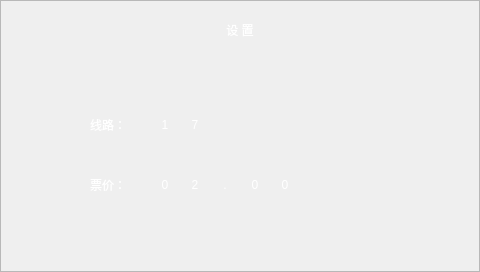
<?xml version="1.0" encoding="UTF-8"?>
<ui version="4.0">
 <class>buslineWidget</class>
 <widget class="QWidget" name="buslineWidget">
  <property name="geometry">
   <rect>
    <x>0</x>
    <y>0</y>
    <width>480</width>
    <height>272</height>
   </rect>
  </property>
  <property name="windowTitle">
   <string>Form</string>
  </property>
  <property name="styleSheet">
   <string notr="true">#buslineWidget {
border-image: url(:/images/background.png);
}</string>
  </property>
  <widget class="QFrame" name="frame">
   <property name="geometry">
    <rect>
     <x>50</x>
     <y>50</y>
     <width>380</width>
     <height>200</height>
    </rect>
   </property>
   <property name="styleSheet">
    <string notr="true">#frame {border-image: url(:/images/backglass.png);}</string>
   </property>
   <property name="frameShape">
    <enum>QFrame::NoFrame</enum>
   </property>
   <property name="frameShadow">
    <enum>QFrame::Raised</enum>
   </property>
   <widget class="QLabel" name="label_2">
    <property name="geometry">
     <rect>
      <x>40</x>
      <y>60</y>
      <width>60</width>
      <height>30</height>
     </rect>
    </property>
    <property name="styleSheet">
     <string notr="true">font: 75 16pt &quot;微软雅黑&quot;;
color: rgb(255, 255, 255);</string>
    </property>
    <property name="text">
     <string>线路：</string>
    </property>
   </widget>
   <widget class="QLabel" name="label_3">
    <property name="geometry">
     <rect>
      <x>40</x>
      <y>120</y>
      <width>60</width>
      <height>30</height>
     </rect>
    </property>
    <property name="styleSheet">
     <string notr="true">font: 75 16pt &quot;微软雅黑&quot;;
color: rgb(255, 255, 255);</string>
    </property>
    <property name="text">
     <string>票价：</string>
    </property>
   </widget>
   <widget class="QLabel" name="IDlabel_1">
    <property name="geometry">
     <rect>
      <x>100</x>
      <y>60</y>
      <width>30</width>
      <height>30</height>
     </rect>
    </property>
    <property name="styleSheet">
     <string notr="true">color: rgb(255, 255, 255);
font: 75 16pt &quot;微软雅黑&quot;;
image: url(:/images/check.png);</string>
    </property>
    <property name="text">
     <string>1</string>
    </property>
    <property name="alignment">
     <set>Qt::AlignCenter</set>
    </property>
   </widget>
   <widget class="QLabel" name="IDlabel_2">
    <property name="geometry">
     <rect>
      <x>130</x>
      <y>60</y>
      <width>30</width>
      <height>30</height>
     </rect>
    </property>
    <property name="styleSheet">
     <string notr="true">color: rgb(255, 255, 255);
font: 75 16pt &quot;微软雅黑&quot;;
image: url(:/images/uncheck.png);</string>
    </property>
    <property name="text">
     <string>7</string>
    </property>
    <property name="alignment">
     <set>Qt::AlignCenter</set>
    </property>
   </widget>
   <widget class="QLabel" name="IDlabel_3">
    <property name="geometry">
     <rect>
      <x>160</x>
      <y>60</y>
      <width>30</width>
      <height>30</height>
     </rect>
    </property>
    <property name="styleSheet">
     <string notr="true">color: rgb(255, 255, 255);
font: 75 16pt &quot;微软雅黑&quot;;
image: url(:/images/uncheck.png);</string>
    </property>
    <property name="text">
     <string/>
    </property>
    <property name="alignment">
     <set>Qt::AlignCenter</set>
    </property>
   </widget>
   <widget class="QLabel" name="IDlabel_4">
    <property name="geometry">
     <rect>
      <x>190</x>
      <y>60</y>
      <width>30</width>
      <height>30</height>
     </rect>
    </property>
    <property name="styleSheet">
     <string notr="true">color: rgb(255, 255, 255);
font: 75 16pt &quot;微软雅黑&quot;;
image: url(:/images/uncheck.png);</string>
    </property>
    <property name="text">
     <string/>
    </property>
    <property name="alignment">
     <set>Qt::AlignCenter</set>
    </property>
   </widget>
   <widget class="QLabel" name="IDlabel_5">
    <property name="geometry">
     <rect>
      <x>220</x>
      <y>60</y>
      <width>30</width>
      <height>30</height>
     </rect>
    </property>
    <property name="styleSheet">
     <string notr="true">color: rgb(255, 255, 255);
font: 75 16pt &quot;微软雅黑&quot;;
image: url(:/images/uncheck.png);</string>
    </property>
    <property name="text">
     <string/>
    </property>
    <property name="alignment">
     <set>Qt::AlignCenter</set>
    </property>
   </widget>
   <widget class="QLabel" name="IDlabel_6">
    <property name="geometry">
     <rect>
      <x>250</x>
      <y>60</y>
      <width>30</width>
      <height>30</height>
     </rect>
    </property>
    <property name="styleSheet">
     <string notr="true">color: rgb(255, 255, 255);
font: 75 16pt &quot;微软雅黑&quot;;
image: url(:/images/uncheck.png);</string>
    </property>
    <property name="text">
     <string/>
    </property>
    <property name="alignment">
     <set>Qt::AlignCenter</set>
    </property>
   </widget>
   <widget class="QLabel" name="IDlabel_7">
    <property name="geometry">
     <rect>
      <x>280</x>
      <y>60</y>
      <width>30</width>
      <height>30</height>
     </rect>
    </property>
    <property name="styleSheet">
     <string notr="true">color: rgb(255, 255, 255);
font: 75 16pt &quot;微软雅黑&quot;;
image: url(:/images/uncheck.png);</string>
    </property>
    <property name="text">
     <string/>
    </property>
    <property name="alignment">
     <set>Qt::AlignCenter</set>
    </property>
   </widget>
   <widget class="QLabel" name="IDlabel_8">
    <property name="geometry">
     <rect>
      <x>310</x>
      <y>60</y>
      <width>30</width>
      <height>30</height>
     </rect>
    </property>
    <property name="styleSheet">
     <string notr="true">color: rgb(255, 255, 255);
font: 75 16pt &quot;微软雅黑&quot;;
image: url(:/images/uncheck.png);</string>
    </property>
    <property name="text">
     <string/>
    </property>
    <property name="alignment">
     <set>Qt::AlignCenter</set>
    </property>
   </widget>
   <widget class="QLabel" name="IDlabel_9">
    <property name="geometry">
     <rect>
      <x>100</x>
      <y>120</y>
      <width>30</width>
      <height>30</height>
     </rect>
    </property>
    <property name="styleSheet">
     <string notr="true">color: rgb(255, 255, 255);
font: 75 16pt &quot;微软雅黑&quot;;
image: url(:/images/uncheck.png);</string>
    </property>
    <property name="text">
     <string>0</string>
    </property>
    <property name="alignment">
     <set>Qt::AlignCenter</set>
    </property>
   </widget>
   <widget class="QLabel" name="IDlabel_10">
    <property name="geometry">
     <rect>
      <x>130</x>
      <y>120</y>
      <width>30</width>
      <height>30</height>
     </rect>
    </property>
    <property name="styleSheet">
     <string notr="true">color: rgb(255, 255, 255);
font: 75 16pt &quot;微软雅黑&quot;;
image: url(:/images/uncheck.png);</string>
    </property>
    <property name="text">
     <string>2</string>
    </property>
    <property name="alignment">
     <set>Qt::AlignCenter</set>
    </property>
   </widget>
   <widget class="QLabel" name="IDlabel_11">
    <property name="geometry">
     <rect>
      <x>160</x>
      <y>120</y>
      <width>30</width>
      <height>30</height>
     </rect>
    </property>
    <property name="styleSheet">
     <string notr="true">color: rgb(255, 255, 255);
font: 75 16pt &quot;微软雅黑&quot;;
image: url(:/images/uncheck.png);</string>
    </property>
    <property name="text">
     <string>.</string>
    </property>
    <property name="alignment">
     <set>Qt::AlignCenter</set>
    </property>
   </widget>
   <widget class="QLabel" name="IDlabel_12">
    <property name="geometry">
     <rect>
      <x>190</x>
      <y>120</y>
      <width>30</width>
      <height>30</height>
     </rect>
    </property>
    <property name="styleSheet">
     <string notr="true">color: rgb(255, 255, 255);
font: 75 16pt &quot;微软雅黑&quot;;
image: url(:/images/uncheck.png);</string>
    </property>
    <property name="text">
     <string>0</string>
    </property>
    <property name="alignment">
     <set>Qt::AlignCenter</set>
    </property>
   </widget>
   <widget class="QLabel" name="IDlabel_13">
    <property name="geometry">
     <rect>
      <x>220</x>
      <y>120</y>
      <width>30</width>
      <height>30</height>
     </rect>
    </property>
    <property name="styleSheet">
     <string notr="true">color: rgb(255, 255, 255);
font: 75 16pt &quot;微软雅黑&quot;;
image: url(:/images/uncheck.png);</string>
    </property>
    <property name="text">
     <string>0</string>
    </property>
    <property name="alignment">
     <set>Qt::AlignCenter</set>
    </property>
   </widget>
  </widget>
  <widget class="QLabel" name="label">
   <property name="geometry">
    <rect>
     <x>210</x>
     <y>15</y>
     <width>60</width>
     <height>30</height>
    </rect>
   </property>
   <property name="styleSheet">
    <string notr="true">color: rgb(255, 255, 255);
font: 75 18pt &quot;微软雅黑&quot;;</string>
   </property>
   <property name="text">
    <string>设 置</string>
   </property>
   <property name="alignment">
    <set>Qt::AlignCenter</set>
   </property>
  </widget>
  <widget class="QFrame" name="frame_2">
   <property name="geometry">
    <rect>
     <x>0</x>
     <y>0</y>
     <width>480</width>
     <height>272</height>
    </rect>
   </property>
   <property name="styleSheet">
    <string notr="true">#frame_2 {
border-image: url(:/images/background.png);
}</string>
   </property>
   <property name="frameShape">
    <enum>QFrame::StyledPanel</enum>
   </property>
   <property name="frameShadow">
    <enum>QFrame::Raised</enum>
   </property>
  </widget>
  <zorder>frame_2</zorder>
  <zorder>frame</zorder>
  <zorder>label</zorder>
 </widget>
 <resources/>
 <connections/>
</ui>
